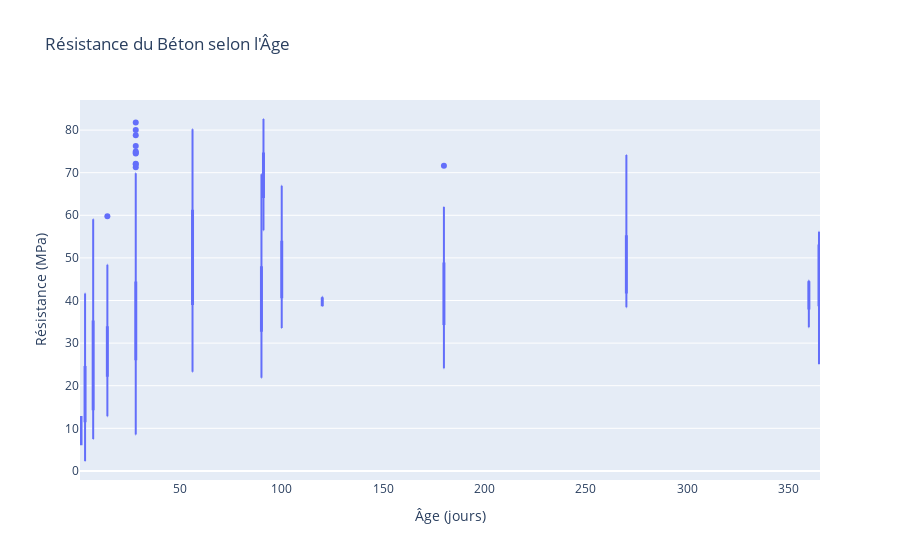

The notebook cell saved with this chart:
### Code cell
fig6 = px.box(df_clean, x='age', y='concrete_compressive_strength',
              title='Résistance du Béton selon l\'Âge',
              labels={'age': 'Âge (jours)', 
                      'concrete_compressive_strength': 'Résistance (MPa)'})
fig6.show()

print("Visualisations créées.")

### Figure 1 — Plotly figure (JSON) as saved in the notebook; plotly's stock layout.template omitted (floating-point values rounded to 4 significant figures; data arrays with more than 128 entries replaced by an {"elided": "..."} marker saying what was removed)
{"data": [{"alignmentgroup": "True", "hovertemplate": "Âge (jours)=%{x}<br>Résistance (MPa)=%{y}<extra></extra>", "legendgroup": "", "marker": {"color": "#636efa"}, "name": "", "notched": false, "offsetgroup": "", "orientation": "v", "showlegend": false, "type": "box", "x": {"elided": "1005 int values"}, "x0": " ", "xaxis": "x", "y": {"elided": "1005 float values"}, "y0": " ", "yaxis": "y"}], "layout": {"boxmode": "group", "legend": {"tracegroupgap": 0}, "title": {"text": "Résistance du Béton selon l'Âge"}, "xaxis": {"anchor": "y", "domain": [0, 1], "title": {"text": "Âge (jours)"}}, "yaxis": {"anchor": "x", "domain": [0, 1], "title": {"text": "Résistance (MPa)"}}}}
